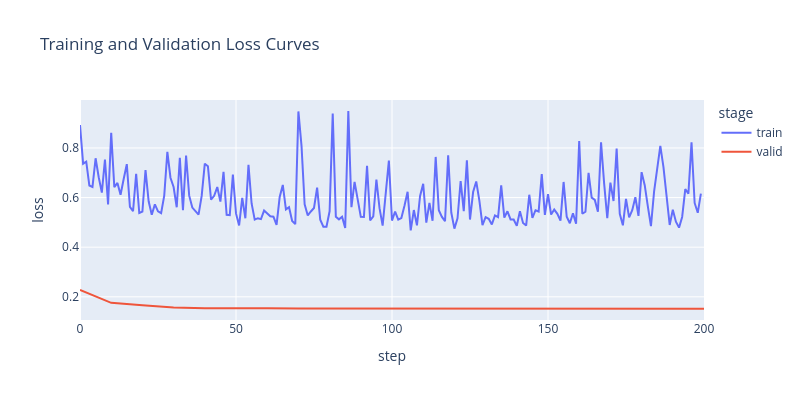

Notebook source saved alongside this figure:
### Code cell
import plotly.graph_objects as go

# Extract training and validation loss trajectories from the trained RNN model
train_loss = pl.DataFrame(
    nf.models[0].train_trajectories, schema=["step", "loss"], orient="row"
).with_columns(pl.lit("train").alias("stage"))
valid_loss = pl.DataFrame(
    nf.models[0].valid_trajectories, schema=["step", "loss"], orient="row"
).with_columns(pl.lit("valid").alias("stage"))
loss = pl.concat([train_loss, valid_loss], how="vertical")


# Plot training and validation loss curves using Plotly Express
fig = px.line(
    loss,
    x="step",
    y="loss",
    color="stage",
    # labels={"step": "Training Step", "value": "Loss", "variable": "Curve"},
    title="Training and Validation Loss Curves",
)
fig.update_layout(width=800, height=400)
fig.show()

### Figure 1 — Plotly figure (JSON) as saved in the notebook; plotly's stock layout.template omitted (floating-point values rounded to 4 significant figures; data arrays with more than 128 entries replaced by an {"elided": "..."} marker saying what was removed)
{"data": [{"hovertemplate": "stage=train<br>step=%{x}<br>loss=%{y}<extra></extra>", "legendgroup": "train", "line": {"color": "#636efa", "dash": "solid"}, "marker": {"symbol": "circle"}, "mode": "lines", "name": "train", "orientation": "v", "showlegend": true, "type": "scatter", "x": {"elided": "200 int values"}, "xaxis": "x", "y": {"elided": "200 float values"}, "yaxis": "y"}, {"hovertemplate": "stage=valid<br>step=%{x}<br>loss=%{y}<extra></extra>", "legendgroup": "valid", "line": {"color": "#EF553B", "dash": "solid"}, "marker": {"symbol": "circle"}, "mode": "lines", "name": "valid", "orientation": "v", "showlegend": true, "type": "scatter", "x": [0, 10, 20, 30, 40, 50, 60, 70, 80, 90, 100, 110, 120, 130, 140, 150, 160, 170, 180, 190, 200], "xaxis": "x", "y": [0.2276, 0.1756, 0.1655, 0.157, 0.154, 0.1551, 0.1537, 0.153, 0.1528, 0.1537, 0.1517, 0.152, 0.1514, 0.1511, 0.1514, 0.1517, 0.1508, 0.1519, 0.1516, 0.1517, 0.1513], "yaxis": "y"}], "layout": {"height": 400, "legend": {"title": {"text": "stage"}, "tracegroupgap": 0}, "title": {"text": "Training and Validation Loss Curves"}, "width": 800, "xaxis": {"anchor": "y", "domain": [0, 1], "title": {"text": "step"}}, "yaxis": {"anchor": "x", "domain": [0, 1], "title": {"text": "loss"}}}}
